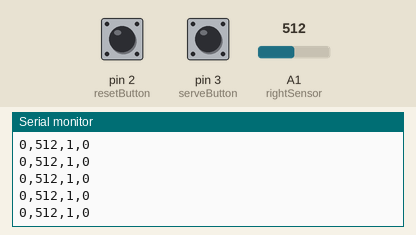
Bench run of a sketch on a simulated Arduino Uno, built with avr-gcc and run on an emulated ATmega328P. On the bench: the last lines printed to the serial monitor. The test bench sets the inputs (shaded band); at power-on: A1 (rightSensor) = 512, pin 2 (resetButton) LOW, pin 3 (serveButton) LOW.

Above: at 4.2 s.
4.3 s: A1 (rightSensor) set to 984
At 4.8 s:
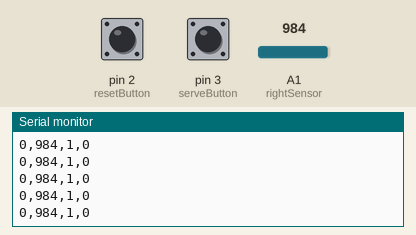
7.3 s: A1 (rightSensor) set to 1007
At 8.3 s:
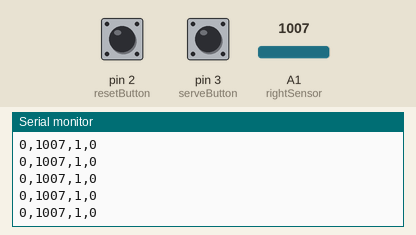
Timing chart, 0 to 10.3 s (numbered marks = the images above; inputs shaded):
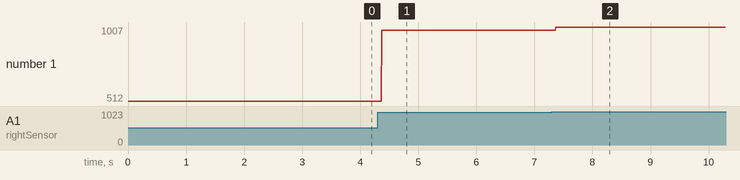

The sketch:

AfP_Class2_Ex07_a_MonskiPong.pde
```cpp
/*
Sensor Reader
 Language: Wiring/Arduino
 This code reads two analog inputs and two digital inputs and outputs
 their values via serial to be read by a processing example. We cheat
 on our board and ignore the serve button.

 The Processing example is called
 AfP_Class2_Ex07_p_MonskiPong

 This version was for Class 2 of the Arduino for Programmers course
 taught at CRASH Space in October, 2010. Except for the comments,
 it is taken pretty much directly from Chapter Two of:

 Making Things Talk
 Practical Methods for Connecting Physical Objects
 ByTom Igoe
 Publisher:O'Reilly Media / MakeReleased: September 2007

  The Circuit:
 * Pin 2: momentary button attached, pulled high externally w/ 10k Ohm resistor
   (LOW = pressed) NOTE!! The circuit for this in the book is the
   opposite of this. A line of code is added to compensate.
 * (Not Used) Pin 9: LED, anode to microcontroller
 * Analog Pin 0: Flex Sensor (optional, not in code as written)
 * Analog Pin 1: Potentiometer

 Notes by Carlyn Maw for the Arduino for Programmers Class
 Highligted by
 //----------------------------------------------------  AfP Note!

 Question: How would you re-write these examples using Firmata?
 What would you gain? What would you loose?

 */
int leftSensor = 0; // analog input for the left arm
int rightSensor = 1; // analog input for the right arm

int resetButton = 2; // digital input for the reset button
int serveButton = 3; // digital input for the serve button

int leftValue = 0; // reading from the left arm
int rightValue = 0; // reading from the right arm

int reset = 0; // reading from the reset button
int serve = 0; // reading from the serve button

void setup() {
  // configure the serial connection:
  Serial.begin(9600);
  // configure the digital inputs:
  pinMode(resetButton, INPUT);
  pinMode(serveButton, INPUT);
}
void loop() {
  // read the analog sensors:

   //----------------------------------------------------  AfP Note!
   //flex sensor values need to be cleaned up a bit.
  //----------------------------------------------- AfP Edit:
  //tighten it up to the sensor's most common range
  leftValue = constrain(leftSensor, 110, 310);
  //map it
  leftValue = map(leftValue, 110, 310, 0, 1023);
  //---------------------------------------------- END of AfP Edit

  rightValue = analogRead(rightSensor);
  // read the digital sensors:
  reset = digitalRead(resetButton);
  //----------------------------------------------------  AfP Note!
  //we have to flip the value of this b/c our button is pulled high
  //not pulled low.
  reset ? reset=false : reset=true;

  //----------------------------------------------------  AfP Note!
  //yeah, our pin 3 is just sort of listening to air... it will work
  //much better if we added a second button.
  //alternatively you can use the button for the serve (don't forget
  //to add the logic swap) and use some wire to "make your own switch"
  //for the reset since it is less commonly used.
  serve = digitalRead(serveButton);

  // print the results:

  Serial.print(leftValue, DEC);
  Serial.print(",");
  Serial.print(rightValue, DEC);
  Serial.print(",");
  Serial.print(reset, DEC);
  Serial.print(",");
  // print the last sensor value with a println() so that
  // each set of four readings prints on a line by itself:
  Serial.println(serve, DEC);

  //----------------------------------------------------  AfP Note!
  //commented out debug statements
  //}
  // print the results:
  //Serial.print(leftValue, BYTE);
  //Serial.print(44, BYTE);
  //Serial.print(rightValue, BYTE);
  //Serial.print(44, BYTE);
  //Serial.print(reset, BYTE);
  //Serial.print(44, BYTE);
  //Serial.print(serve, BYTE);
  //Serial.print(13, BYTE);
  //Serial.print(10, BYTE);
}
```

Measured:
- after the input at 4.3 s, the serial monitor: prints a new line after 0.07 s (image 1)
- after the input at 7.3 s, the serial monitor: prints a new line after 0.07 s (image 2)
- plotted number 1: 512 → 984 after the input at 4.3 s, 984 → 1007 after the input at 7.3 s
